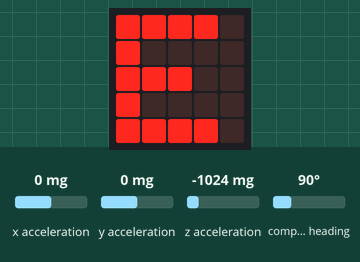
Simulated run of this program. Board: BBC micro:bit running MicroPython. On the bench: the board's 5×5 LED display. The test bench sets the inputs (shaded band); at power-on: x acceleration 0 mg, compass heading 90°, y acceleration 0 mg, z acceleration -1024 mg. The compass is already calibrated.

Above: at 1.2 s.
1.3 s: x acceleration set to -1440 mg
At 2.0 s:
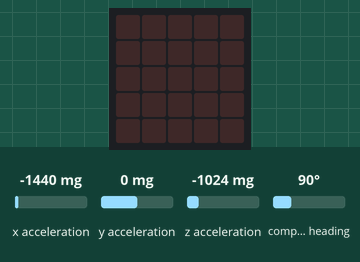
3.0 s: x acceleration set to 0 mg
At 3.7 s:
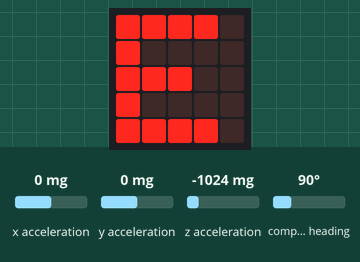
4.5 s: compass heading set to 7°
At 5.0 s:
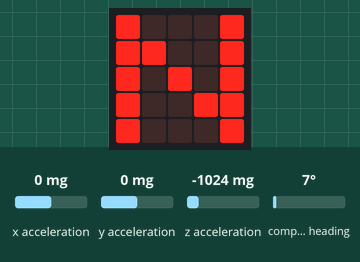
6.0 s: compass heading set to 180°
At 6.4 s:
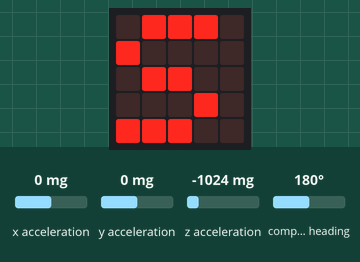
7.5 s: compass heading set to 195°
9.1 s: compass heading set to 206°
At 10.3 s:
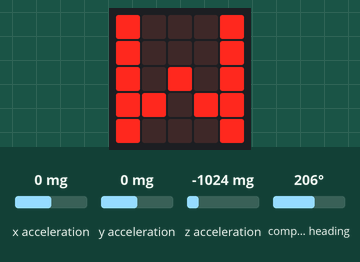
Timing chart, 0 to 12.1 s (numbered marks = the images above; inputs shaded):
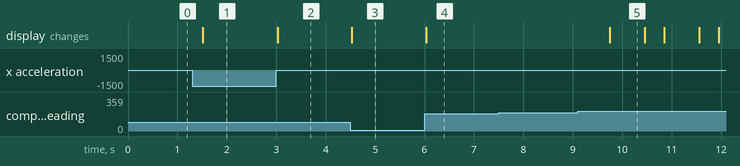

Measured:
- the behaviour switches between 201 and 202° on compass heading (found by bisection; images 4 and 5)
- after the input at 1.3 s, the display: changes after 0.21 s (image 1)
- after the input at 3.0 s, the display: changes at once (image 2)
- after the input at 4.5 s, the display: changes at once (image 3)
- after the input at 6.0 s, the display: changes at once (image 4)
- after the input at 7.5 s, every drawn part: stays the same
- after the input at 9.1 s, the display: changes after 0.65 s (image 5)
- what the display in image 5 shows lasts 0.8 s, from 9.7 s to 10.5 s

The program:

Compass.py
```python
from microbit import *
import math

# Calibrate compass
# compass.calibrate()

def get_pitch():
    x = accelerometer.get_x()
    y = accelerometer.get_y()
    z = accelerometer.get_z()


    pitch = math.atan2(x, math.sqrt(y**2 + z**2))
    return math.degrees(pitch)

def in_xz_plane(threshold=30):

    pitch = get_pitch()
    return abs(pitch) < threshold

while True:
    if in_xz_plane():
        heading = compass.heading()

        if (337 <= heading <= 360) or (0 <= heading < 22):
            display.show('N')
        elif 22 <= heading < 67:
            display.show('NE')
        elif 67 <= heading < 112:
            display.show('E')
        elif 112 <= heading < 157:
            display.show('SE')
        elif 157 <= heading < 202:
            display.show('S')
        elif 202 <= heading < 247:
            display.show('SW')
        elif 247 <= heading < 292:
            display.show('W')
        elif 292 <= heading < 337:
            display.show('NW')
        else:
            display.show('?')
    else:
        display.clear()

    sleep(300)
```
